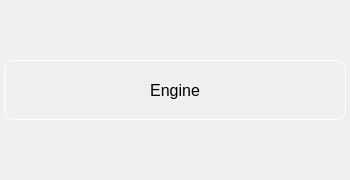
<?xml version="1.0" encoding="UTF-8"?>
<ui version="4.0">
 <class>EngineUI</class>
 <widget class="QFrame" name="EngineUI">
  <property name="geometry">
   <rect>
    <x>0</x>
    <y>0</y>
    <width>350</width>
    <height>180</height>
   </rect>
  </property>
  <property name="windowTitle">
   <string>Frame</string>
  </property>
  <layout class="QHBoxLayout" name="Layout">
   <property name="spacing">
    <number>4</number>
   </property>
   <property name="leftMargin">
    <number>4</number>
   </property>
   <property name="topMargin">
    <number>4</number>
   </property>
   <property name="rightMargin">
    <number>4</number>
   </property>
   <property name="bottomMargin">
    <number>4</number>
   </property>
   <item>
    <widget class="QPushButton" name="pushButton">
     <property name="minimumSize">
      <size>
       <width>60</width>
       <height>60</height>
      </size>
     </property>
     <property name="font">
      <font>
       <pointsize>12</pointsize>
      </font>
     </property>
     <property name="styleSheet">
      <string notr="true">QWidget
{
    border-width: 1px;
    border: 1px solid white;
    border-color: white;
	border-radius: 10px;
text-align: center;
}</string>
     </property>
     <property name="text">
      <string notr="true">Engine</string>
     </property>
     <property name="icon">
      <iconset resource="resources.qrc">
       <normaloff>:/icons/assets/icon_1.ico</normaloff>:/icons/assets/icon_1.ico</iconset>
     </property>
     <property name="iconSize">
      <size>
       <width>64</width>
       <height>64</height>
      </size>
     </property>
     <property name="shortcut">
      <string notr="true"/>
     </property>
     <property name="flat">
      <bool>true</bool>
     </property>
    </widget>
   </item>
  </layout>
 </widget>
 <resources>
  <include location="resources.qrc"/>
 </resources>
 <connections/>
</ui>
